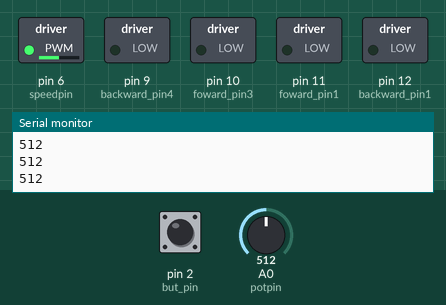
A sketch run on a simulated Arduino Uno, built with avr-gcc and run on an emulated ATmega328P. Shown: switched loads named in the sketch (green lamp = pin HIGH), the last lines printed to the serial monitor. The inputs (shaded band) are chosen by the test bench; at power-on: A0 (potpin) = 512, pin 2 (but_pin) HIGH.

Above: at 1.2 s.
1.3 s: A0 (potpin) set to 716
At 1.6 s:
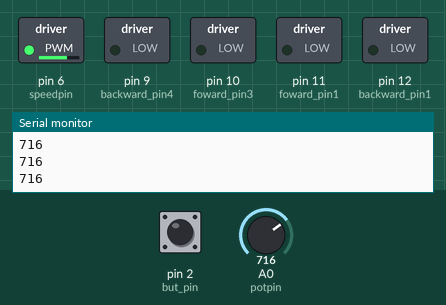
2.8 s: pin 2 (but_pin) pulled LOW for 0.15 s
At 3.6 s:
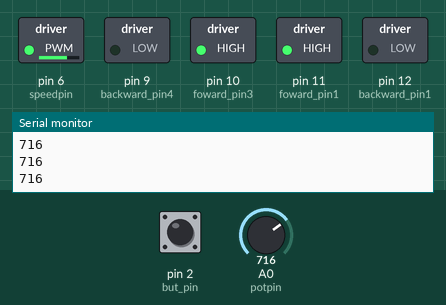
5.3 s: A0 (potpin) set to 900
At 5.8 s:
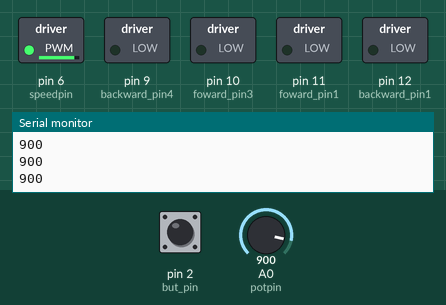
6.8 s: pin 2 (but_pin) pulled LOW for 1 s
At 7.6 s:
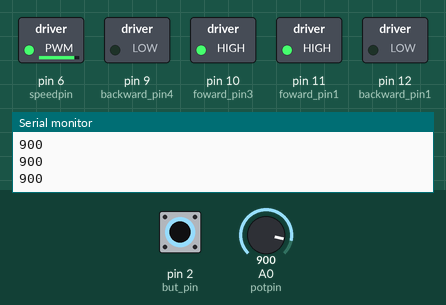
9.3 s: A0 (potpin) set to 122
At 10.2 s:
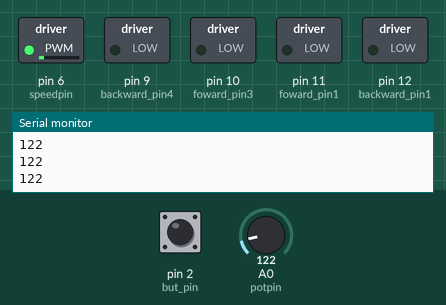
10.8 s: pin 2 (but_pin) pulled LOW for 3.2 s
At 11.2 s:
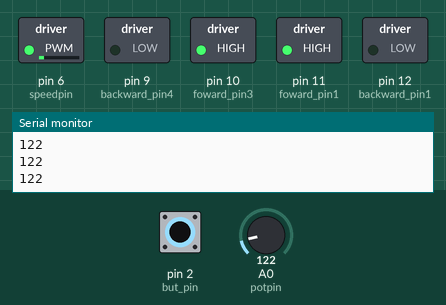
Timing chart, 0 to 16.3 s (numbered marks = the images above; inputs shaded):
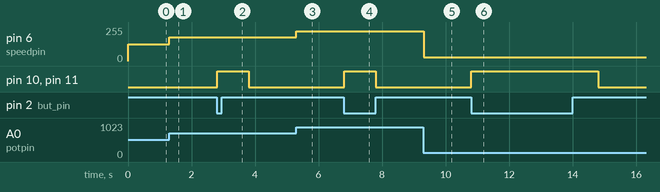

Measured:
- after the input at 1.3 s, pin 6 (speedpin): 127/255 → 178/255 at once
- after the input at 2.8 s, pin 10 (foward_pin3), pin 11 (foward_pin1): LOW → HIGH at once, → LOW 1.0 s later
- after the input at 5.3 s, pin 6 (speedpin): 178/255 → 224/255 at once
- after the input at 6.8 s, pin 10 (foward_pin3), pin 11 (foward_pin1): LOW → HIGH at once, → LOW 1.0 s later
- after the input at 9.3 s, pin 6 (speedpin): 224/255 → 30/255 at once
- after the input at 10.8 s, pin 10 (foward_pin3), pin 11 (foward_pin1): LOW → HIGH at once, → LOW 4.0 s later

The sketch:

rev04.ino
```cpp
//    Final Project Start     //


//add two motors then encoperate potentiometer

/*
I take a guess that pin 9 should be like pin 1 on H bridge
this is where it gets tricky, 1 and 9 are both connected to normal power.
I will try connecting 9 and 1 to pin 6 on arduino together

Its being difficult so i will try to have 2 speed pins lol


** pot values range from 0 to 1023
*/

// declare variables
const int foward_pin1 = 11; //foward pin for motor 1
const int backward_pin1 = 12; //backward pin for motor 1
const int foward_pin3 = 10; //foward pin for motor 2
const int backward_pin4 = 9; //backward pin for motor 2
const int but_pin = 2; // pin for button
int but;

const int potpin = A0;
const int speedpin = 6;
int pot;
int speed;

void setup() {
  //delay(1000);
  Serial.begin(9600);  // serial baud to communicate to serial monitor
  pinMode(foward_pin1,OUTPUT);
  pinMode(backward_pin1, OUTPUT);
  pinMode(foward_pin3,OUTPUT);
  pinMode(backward_pin4, OUTPUT);

  pinMode(but_pin, INPUT_PULLUP); // inilize push button with internal pull up resistor
}


// the loop function runs over and over again forever
void loop() {


//photo sensor code go here (first in loop)
// led decide here based on pot value i think


 but = digitalRead(but_pin); // but variable represents the input from physical button
 pot = analogRead(potpin);
 speed = map(pot,0,1023,0,255); // analog returns 0-1023, anaolg write = between 0-255
 analogWrite(speedpin,speed); // still needs HIGH command from digital write to move motor
 //Serial.print(pot);
 Serial.print('\n');


 if(but == LOW){
  digitalWrite(foward_pin1, HIGH); // eventually turn this into function (see my ideas on drive)
  digitalWrite(foward_pin3, HIGH);
  Serial.print(pot);
  //print('\n');
  delay(1000); // cuases this process to go on for a second
 }
 else{
  digitalWrite(foward_pin1, LOW);
  digitalWrite(foward_pin3, LOW);
  Serial.print(pot);
  Serial.print('\n');

 }

} ///// end of program


/*      REVISION# AND THERE GOALS

REV 00 - interface the push button
-if push button is held down turn the led on the arduino board on
-else led on arduino board is off
wiring- push button is wired to pin 2 and ground of arduino (has internal pull up resistor)

REV 01 - github uplaod test

REV 02 - refined script for legibility

Rev 03 - call for motor funciton if button == 0 (when button is pressed)

Rev 04 - add second motor

poss rev 05 - add interupt of h bridge


*/


/*      NOTES

12/11
-started working on the push button
-succesfully got push button to function (1 is not pushed, 0 is pushed)
-Alex

12/12
-succesulfly encorperated 1 push button, H bridge and 1 motor
-https://www.youtube.com/watch?v=YU17L650k3s (video that shows how to wire h brdige and motor with button)
-Alex

*/


/*      NICE TO KNOW THINGS

-pin 2 and 3 can be used for interupts
-pins with ~ can be used for analog input and PWM (need this for potentiometer)

INTURUPTS
- if you are using delay inside the IRS only use delayMicroseconds()  command
-you might have to declare global variables as "volitile?"
-variables that get used in irs function must be declared volitile variables in the begining of code


*/
```
